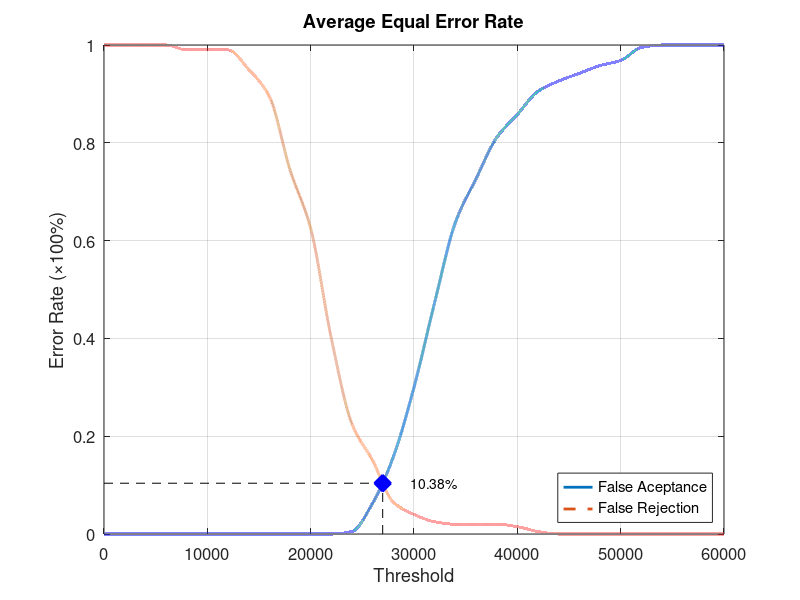
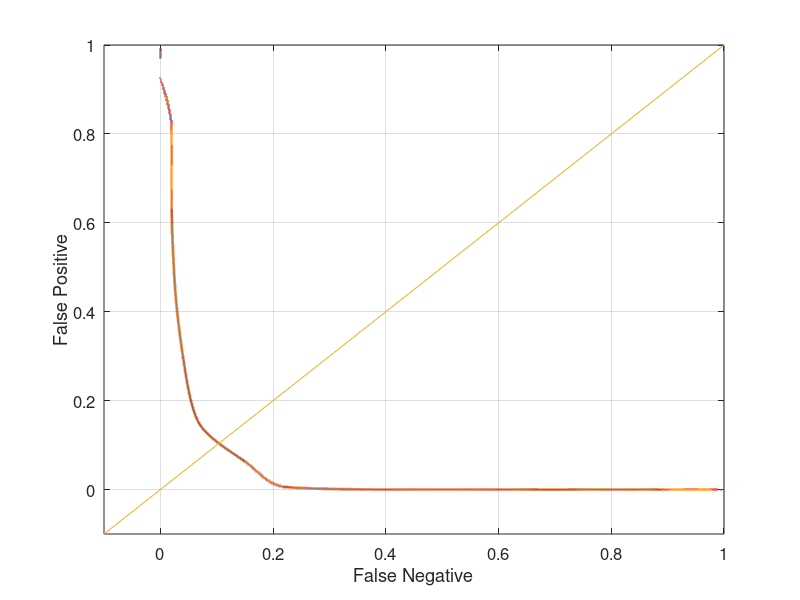

Write MATLAB code to recreate these figures, in order.
function yEER = Database4_3
close all;
clear;
clc;
x = 0:2000:60000;
xq = 0:0.5:60000;

y0 = [0 0 0 0 0 0 0 0 0 0 0 0 0.00526316 0.0631579 0.157895 0.3 0.473684 0.636842 0.726316 0.810526 0.857895 0.905263 0.926316 0.942105 0.957895 0.968421 0.994737 1 1 1 1];
yy0 = interp1(x, y0, xq, 'pchip');
y1 = [1 1 1 1 0.99 0.99 0.99 0.95 0.895 0.745 0.625 0.4 0.225 0.15 0.065 0.04 0.025 0.02 0.02 0.02 0.015 0.005 0 0 0 0 0 0 0 0 0];
yy1 = interp1(x, y1, xq, 'pchip');

% Calculating EER: 
y2 = abs(y0 - y1);
find(y2 == min(y2))
yy2 = abs(yy0 - yy1);
xEER = find(yy2 == min(yy2));
xEERIndex = xq(xEER) % X-axis EER
yEER = yy0(xEER) % Y-axis EER

main = figure
plot(xq, yy0,'-','LineWidth', 2);	hold on
plot(xq, yy1,'--','LineWidth', 2);	hold on
plot([xEERIndex xEERIndex], [0 yEER], 'k--');	hold on
plot([0 xEERIndex], [yEER yEER], 'k--');	hold on
plot(xEERIndex, yEER, 'bx', 'LineWidth', 10);	hold on
text(xEERIndex + 10 * xEERIndex / 100, yEER, [num2str(round((10000 * yEER)) / 100) '%'])
legend('False Aceptance', 'False Rejection', 'Location', 'SouthEast')
xlabel('Threshold')
ylabel('Error Rate (\times100%)')
title('Average Equal Error Rate')
set(gca, 'FontSize', 12)
axis([0 60000 0 1])
grid on

print(main, 'Database4_3Main', '-dpng');
FNRxFPR = figure('Color', [1 1 1]);
plot(yy1, yy0, '-', yy1, yy0, 'LineWidth', 2);
hold on
y = -0.1:0.1:1
plot(y, y); 
set(gca, 'FontSize', 12)
xlabel('False Negative')
ylabel('False Positive')
axis([-0.1 1 -0.1 1])
set(gca, 'FontSize', 12)
grid on

print(FNRxFPR, 'Database4_3FNRxFPR','-dpng');
end
